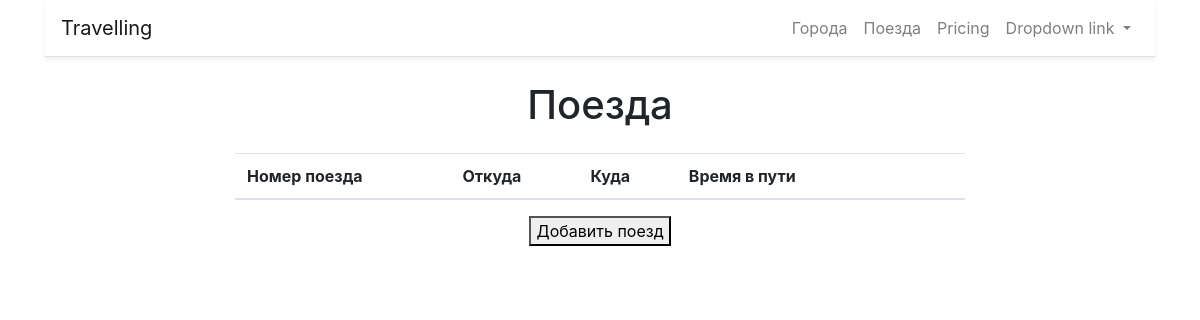
The app's page /trains/, older data.
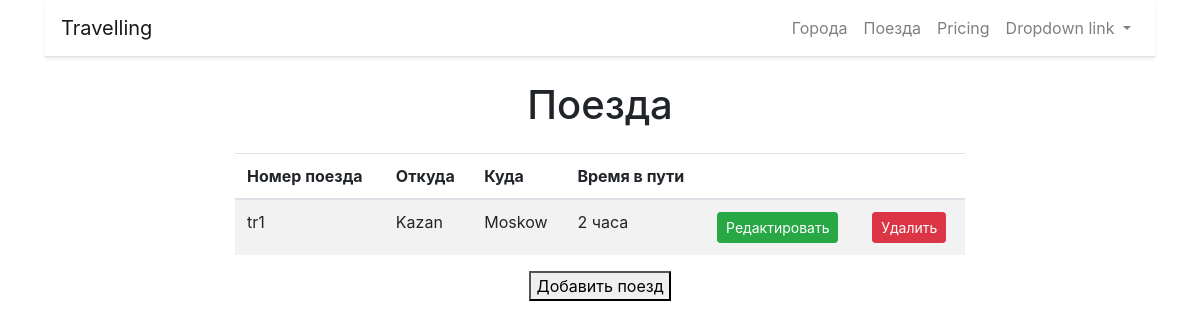
The same page, newer data.
### trains/models.py (models this page shows, shortened)
class Train(models.Model):
    name = models.CharField(max_length=100, unique=True, verbose_name="Номер поезда")
    from_city = models.ForeignKey(City, on_delete=models.CASCADE, verbose_name="Откуда", related_name="from_city")
    to_city = models.ForeignKey(City, on_delete=models.CASCADE, verbose_name="Куда", related_name="to_city")
    travel_time = models.IntegerField(verbose_name="Время в пути")
    class Meta:
        verbose_name = "Поезд"
        verbose_name_plural = "Поезда"
        ordering = ['name']

### cities/models.py (models this page shows)
class City(models.Model):
    name = models.CharField(max_length=100, unique=True, verbose_name='Город')
    def __str__(self):
        return self.name
    class Meta:
        verbose_name = 'Город'
        verbose_name_plural = 'Города'
        ordering = ['name']  # сортировка

### trains/views.py (the view)
# urls.py: path('', home, name='home'),
def home(request):
    trains = Train.objects.all()
    paginator = Paginator(trains, 5)
    page = request.GET.get('page')
    trains = paginator.get_page(page)
    return render(request, 'trains/home.html', {'object_list': trains})

### trains/templates/trains/home.html (shortened to what this page needs)
{% extends "base.html"%}
{% block content%}
<h1 class="display-6 my-4" align="center">Поезда</h1>
    <div class="row">
        <div class="col-md-8 mx-auto">
            <table class="table table-striped">
                <thead>
                <tr>
                    <th>Номер поезда</th>
                    <th>Откуда</th>
                    <th>Куда</th>
                    <th>Время в пути</th>
                    <th>&nbsp;</th>
                    <th>&nbsp;</th>
                </tr>
                </thead>
                <tbody>
                {% for object in object_list%}
                <tr>
                    <td><a>
                        {{ object.name }}
                        </a>
                    </td>
                    <td>
                        <a>{{ object.from_city }}</a>
                    </td>
                     <td>
                         <a>{{ object.to_city }}</a>
                     </td>
                     <td>
                         <a>{{ object.travel_time }} часа</a>
                     </td>
                    <td>
                        <a href="#">
                            <button type="button" class="btn btn-success btn-sm">Редактировать</button>
                        </a>
                    </td>
                    <td>
                        <a href="#">
                            <button type="button" class="btn btn-danger btn-sm">Удалить</button>
                        </a>
                    </td>
                {% endfor%}
                </tr>
                </tbody>
            </table>
            <div class="col-md-8 mx-auto" align="center">
                <a href="{% url 'trains:add'%}"><button>Добавить поезд</button></a>
            </div>
        </div>
    </div>
{% endblock %}

Row changes from the older to the newer data that the page shows:
added Train: name "tr1", from_city "Kazan", to_city "Moskow", travel_time "2"
